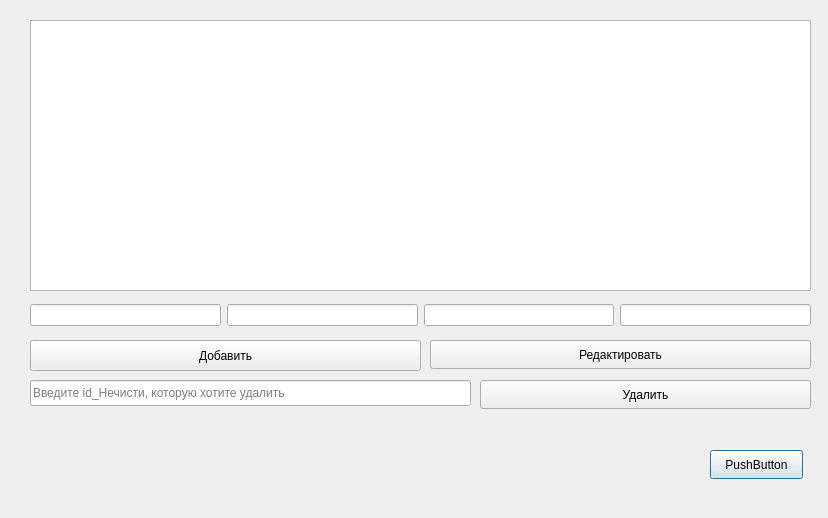
<?xml version="1.0" encoding="UTF-8"?>
<ui version="4.0">
 <class>Dialog1</class>
 <widget class="QDialog" name="Dialog1">
  <property name="geometry">
   <rect>
    <x>0</x>
    <y>0</y>
    <width>828</width>
    <height>518</height>
   </rect>
  </property>
  <property name="windowTitle">
   <string>Dialog</string>
  </property>
  <widget class="QPushButton" name="pushButton_4">
   <property name="geometry">
    <rect>
     <x>710</x>
     <y>450</y>
     <width>93</width>
     <height>29</height>
    </rect>
   </property>
   <property name="text">
    <string>PushButton</string>
   </property>
  </widget>
  <widget class="QLineEdit" name="lineEdit">
   <property name="geometry">
    <rect>
     <x>30</x>
     <y>380</y>
     <width>441</width>
     <height>26</height>
    </rect>
   </property>
   <property name="placeholderText">
    <string>Введите id_Нечисти, которую хотите удалить</string>
   </property>
  </widget>
  <widget class="QPushButton" name="pushButton_2">
   <property name="geometry">
    <rect>
     <x>430</x>
     <y>340</y>
     <width>381</width>
     <height>29</height>
    </rect>
   </property>
   <property name="text">
    <string>Редактировать</string>
   </property>
  </widget>
  <widget class="QWidget" name="horizontalLayoutWidget">
   <property name="geometry">
    <rect>
     <x>30</x>
     <y>300</y>
     <width>781</width>
     <height>31</height>
    </rect>
   </property>
   <layout class="QHBoxLayout" name="horizontalLayout">
    <item>
     <widget class="QLineEdit" name="id_nechisti"/>
    </item>
    <item>
     <widget class="QLineEdit" name="type"/>
    </item>
    <item>
     <widget class="QLineEdit" name="color"/>
    </item>
    <item>
     <widget class="QLineEdit" name="eat"/>
    </item>
   </layout>
  </widget>
  <widget class="QPushButton" name="add">
   <property name="geometry">
    <rect>
     <x>30</x>
     <y>340</y>
     <width>391</width>
     <height>31</height>
    </rect>
   </property>
   <property name="text">
    <string>Добавить</string>
   </property>
  </widget>
  <widget class="QTableView" name="tableView1">
   <property name="geometry">
    <rect>
     <x>30</x>
     <y>20</y>
     <width>781</width>
     <height>271</height>
    </rect>
   </property>
  </widget>
  <widget class="QPushButton" name="pushButton">
   <property name="geometry">
    <rect>
     <x>480</x>
     <y>380</y>
     <width>331</width>
     <height>29</height>
    </rect>
   </property>
   <property name="text">
    <string>Удалить</string>
   </property>
  </widget>
 </widget>
 <resources/>
 <connections/>
</ui>
